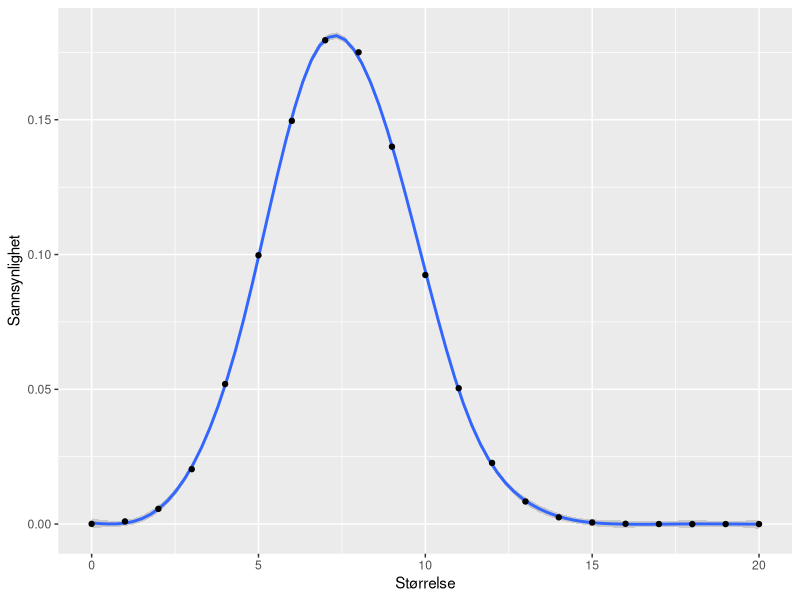
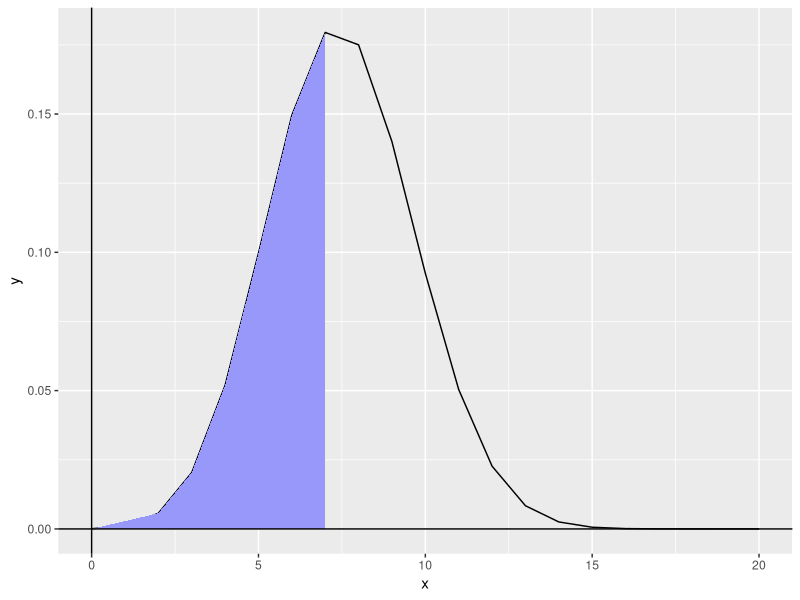
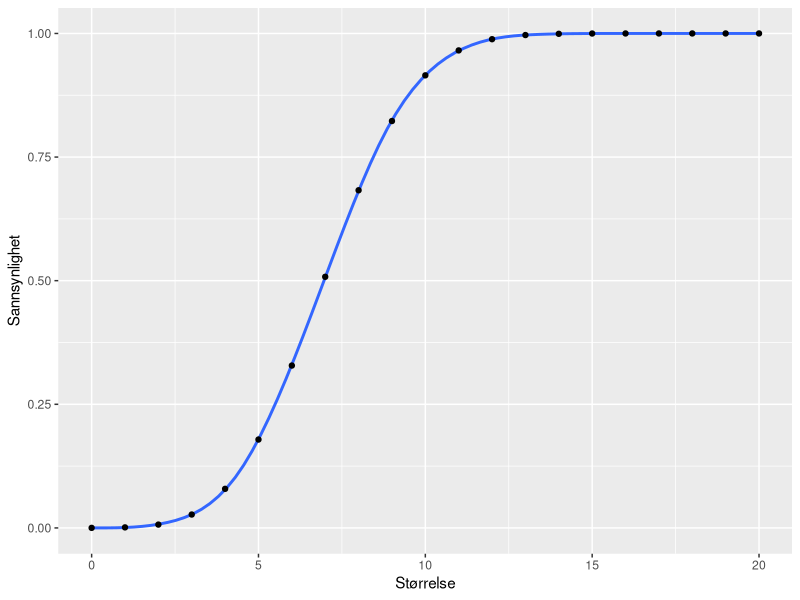

Generate these figures, in order, with R:
"
X∼bin(20,0.375). 

Lag tabell over sannsynligheter forx= 0,....,20, og plott både pdf og CDF for denne sannsynlighetsfordelingen. 
Regn deretter ut E[X],Var(X), og P(2< X <7)
"

x = c(0:20)

y = dbinom(x, 20, 0.375)

#png(file = "dbinom1.png")
library(ggplot2)

df = data.frame(x, y)
#plot(x, y, type="l")
r = ggplot(df, aes(x = x, y = y)) + geom_smooth(method = "gam", formula = y ~ s(x, bs = "cs"))+geom_point()
#dev.off()
r + labs(x = "Størrelse", y = "Sannsynlighet")

ggplot(data=df, mapping=aes(x=x, y=y)) +
  geom_line()+
  geom_area(mapping=aes(x=ifelse(x>=2 & x<=7, x, 0)), fill="#9898fb", alpha=1.) +
  xlim(0,20) +
  ylim(0, max(y)) + 
  geom_vline(xintercept=0)+
  geom_hline(yintercept=0)


y2 = pbinom(x, 20, 0.375)

df2 = data.frame(x, y2)
#plot(x, y2)

r2 = ggplot(df2, aes(x = x, y = y2)) + geom_smooth(method = "gam", formula = y2 ~ s(x, bs = "cs"))+geom_point()
r2 + labs(x = "Størrelse", y = "Sannsynlighet")

var(y)

sum(x*0.375)

gg = pbinom(7, length(x), 0.375)
gg2 = pbinom(2, length(x), 0.375)

print(gg-gg2)

